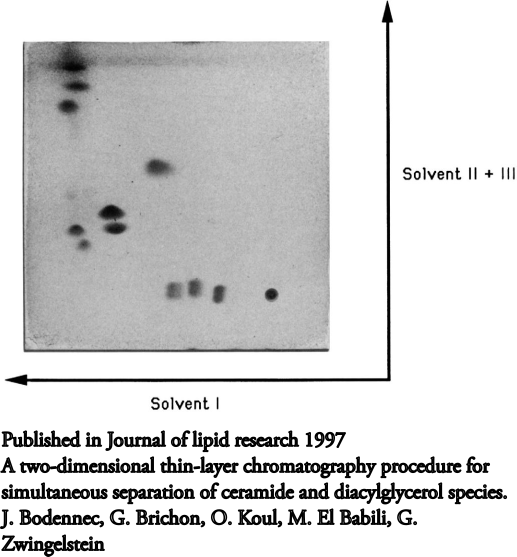
#> input picture lectures/Data/2D_measured.png, 1033 x 1113 px, found by its file name (shown at 1/2 size)
$ jupyter execute --allow-errors '08-Numpy matrixes, slicing and reading and writing of data to disk.ipynb'   (shell and % lines are left out)
#> lines starting #> are read from the running program, lines starting #| are printed output that depends on the picture
## Repetition, what is python, what are modules and why do you need to know

Python is so widely used because it is so flexible. Pretty much for any task you have there is a specialized "Toolbox" that makes you work simplier. These "Toolboxes" are called Modules. You have used this already.

When we import things we actually plug in new modules into Python. For data science one of the key libraries is numpy.

<div>

</div>

Most Modules/Libraries contain many of these these objects and we can choose to load one or all. They also contain functions that do things (which are also objects in a sense).

<div>

</div>

What are objects? Obejcts are "boxes" That contain things. E.g. Data or functions or instructions what and how you can use them.

<div>

</div>

These functions are hidden in each object and can be accessed with the "dot"

<div>

</div>

Why so complicated? Try:

<div>

</div>

### Where do modules come from?

You install them (place the module.py file in the python path) or you have them in your working folder or you add the path to the file to the python path. Important to understand, Modules are nothing but files that contain stuff and in general have the ending "my_module.py", so any file you write can be module and you can save your work.

### Why should I care?

Because this means that as long as you know which module to use, you can find help/documentation by either googling the module, read the module documentation or better look inside with the "dot method" decribed above and see what is inside the box. Now this box usually contains only what might need and as helps you remembering and starting with an unkown task.
Alternative: This course ;o)

# Data Science

## What is this thing called data?

[cell 1]
types=[float(0.94545),int(3),str('hello world'),bool(True),1.e4] # this is a list of data types
for i in types: #and now we loop through the contents of this list
    print(type(i), i , 'I\'m in a string and show: \"%s\"'%i)

# Collecting data

## you already know Lists:  (Hint rectangular brackets  [ ] )

[cell 2]
listen=['I','am', 'a', 'list','of','words']
print(listen)
print('can be appended, added and removed from')
listen[-1]='sorted'
listen.append('words')
print(listen)
print('and can be sorted')
listen.sort()
print(listen)

### Task:

use the words from "listen"  above, create a new list in the order "A list of words I am" by using append and the index of the words. listen[3:] for example is a section of the list and could be a starting point.
with.
Finally you can combine the list with " ' '.join(new list) and print it

## you already know Tuples: (Hint round brackets  ( )  )

[cell 3]
tupeln=('So','best','use','a','tupel','for','fixed','order')
print(' '.join(tupeln))
print('Most often used for returning values from functions (we do later)')

## you already know dictionaries: (Hint waived brackets { } )

data from different measurements in categories e.g. measurement 1, meausrement 2, is best handled with names in a dictionary

[cell 4]
fridge={'milk':3,'eggs':5,'thuringian sausage':2}
print(type(fridge))

the stuff in the fridge has a name(key) and we can access the stored data (here how much we have) by the key

[cell 5]
print(fridge.keys())
for key in fridge.keys():
    print('We have %i of %s in the fridge'%(fridge[key],key))

we can write functions that change what we have in the dictionary and use it to manipulate the many variables we have in our storage.

[cell 6]
def change_in_fridge(fridge,what=None,how_many=0):
        try:
            if what in fridge.keys():
                fridge[what]+=how_many
            else:
                fridge[what]=how_many
        except:
            print('not in fridge, we have currently the following inside')
            print(fridge.keys())

[cell 7]
print("Before the change\n ")
for key in fridge.keys():
    print('We have %s of %s in the fridge.'%(fridge[key],key))
change_in_fridge(fridge,'butter',1)

print('\n After the change')
for key in fridge.keys():
    print('we have {} of {} in the fridge.'.format(fridge[key],key))

### Task:

use the function above to change the content of milk to 4 and then calculate how many items are in the fridge in total and write it in an answer sentence using the string format

### Fridge Analogon: Is a help to remember what is the uniqueness of the build in modules.
dictionary is the categorical storage of incredients
tuple is the order of shelfs
list is the shopping list

# Data Science:

The secret is structure!! (if you have 300 variables and $10^8$ Datasets that's kind of essential )

In data science a classical method is to stack data, results and receipes. A widely spread method is to use a file format called "HDF5" which is nothing but a stacked dictionary. There are special libraries to read and write them comfortably.

[cell 8]
Cookbook={'pancakes':{
                    'description':'delicious food prepared fast',
                    'receipe':{'eggs':2,'milk':1,'flour':500},
                    'time(min)':10.0
                    }
         }
#print(Cookbook)

This stacked dictionary contains many elements (here receipies)

[cell 9]
print(Cookbook.keys())

we can see what are the things that each elements contains: these elements can be of what ever unit.

[cell 10]
print(Cookbook['pancakes'].keys())

and we can access each unit separately (Note the two rectangular brackets). <br>
Cookbook['pancakes'] = {'description':'delicious food prepared fast','receipe': 'eggs':2,'milk':1,'flour':500},'time(min)':10.0}<br>
Cookbook['pancakes']['time(min)']=10.0<br>
Cookbook['pancakes']['description']='delicious food prepared fast'<br>
Cookbook['pancakes']['receipe']={'eggs':2,'milk':1,'flour':500}<br>
Cookbook['pancakes']['receipe']['eggs']=2

[cell 11]
print('\n\n pancakes take only %.1f minutes to make\n\n'%Cookbook['pancakes']['time(min)'])

some data is just a number others is a dictionary itself (receipe) the datastructure is there to sort and collect data and to keep it together

### Task:

Add my favourite chocolade icecream receipe to the dictionary above and show that dictionarie now contains 2 different receipies and that you can access them separately

250g frozen fruit,
200g yoghurt/Afil,
1 pinch vanilie sugar

Process:
Blend i Mixer

## Manipulating data of the same kind: vectors/matrixes/images

Classically we collect large amount of the same data. and we could store it in a list of lists. Let me show you with an image:

[cell 12]
def make_smily_list():
    list_of_lists=[[0,0,0,0,0,0,0],[0,0,0,0,0,0,0],[0,0,1,0,1,0,0],[0,0,0,0,0,0,0],[0,1,0,0,0,1,0],[0,0,1,0,1,0,0],[0,0,0,1,0,0,0],
[0,0,0,0,0,0,0],[0,0,0,0,0,0,0]]
    return list_of_lists
print(make_smily_list())

or let me show you as an image. For this we need a module to plot things.

[cell 13]
import matplotlib.pyplot as plt
plt.imshow(make_smily_list(),cmap='gray', vmin=0, vmax=255)
plt.axis('off')
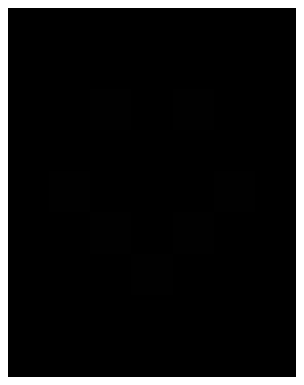
#> figure drawn by matplotlib, 1 panel

now lets change all the 1 into 255 so that we can actually see something. For this we would need to use a loop and go through each element

[cell 14]
list_of_lists=make_smily_list()   # we use our function to make a list and store the list under "list_of_lists"

for i in range(0,9,1):
    print('row is %i'%i)
    for j in range(0,7,1):
        print('column is %i'%j)
        if list_of_lists[i][j]==1:
            list_of_lists[i][j]=(list_of_lists[i][j])*255
        else:
            list_of_lists[i][j]=128
print(list_of_lists)
plt.imshow(list_of_lists,cmap='gray', vmin=0, vmax=255)
plt.axis('off')
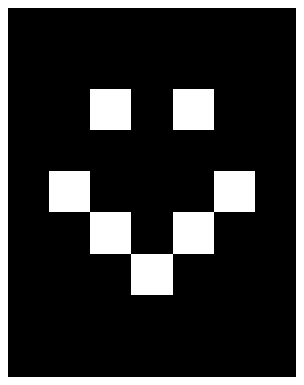
#> figure drawn by matplotlib, 1 panel

## Numpy

entering Numpy, a library that allows to do the same thing to all the elements of an array.

[cell 15]
import numpy
list_of_lists=make_smily_list()
arrayen=numpy.array(list_of_lists) # convert the list_of lists into an array
print(arrayen)

Now we can calculate with the array as a whole

[cell 16]
arrayen=arrayen*255
print(arrayen)
plt.imshow(arrayen,cmap='gray', vmin=0, vmax=255)
plt.axis('off')

### Task

use standard operations (+,-,/,*) to modify the array to create the grey image we created with the lists of lists above (

[cell 17]
new_arrayen=arrayen.copy()
plt.imshow(new_arrayen,cmap='gray', vmin=0, vmax=255)
plt.axis('off')

the object "array" now contains a whole bunch of usefull operations that can be found with the "dot"

[cell 18]
arrayen=numpy.zeros((9,7))
for a in [(2,2),(2,4),(4,1),(4,-2),(5,2),(5,-3),(6,3)]:
    arrayen[a]=128
arrayen+=128

print('arrayen min() is %.1f'%arrayen.min())
print('arrayen max() is %.1f'%arrayen.max())
print('arrayen mean() is %.2f'%arrayen.mean())

### Task:

rotate the matrix by 90 degrees: (hint this is called transposing)

A classical task that is often performed for images is the "normalization"

[cell 19]
def normalize(arrayen):
    return (arrayen-arrayen.min())/(arrayen.max()-arrayen.min())

arrayen=numpy.zeros((9,7))
for a in [(2,2),(2,4),(4,1),(4,-2),(5,2),(5,-3),(6,3)]:
    arrayen[a]=128
arrayen+=128

print('Before: the max is {} the min is {} and the mean {}'.format(arrayen.min(),arrayen.max(),arrayen.mean()))
arrayen2=normalize(arrayen.copy())*255
print('Before: the max is {} the min is {} and the mean {}'.format(arrayen2.min(),arrayen2.max(),arrayen2.mean()))

## Creation Data/plot functions:

vectors/data can be created with a wide variety of methods (in many dimensions if needed)

#> (a cell that did not finish here is left out)

The plotting module pyplot lets us very easily plot function with plt.plot(x-vector,y-vector). As we learned above we can now calculate with vectors as if this would be numbers. Assuming that we use the functions from numpy.

the latter might feel a bit confusing but remember that python does not know what to do with the new thing called "array" only numpy does.

Now that we are gone write "numpy this much let's use a lazy option and give it a new name"

[cell 21]
import numpy as np

and now lets use it to plot the sinus function:

[cell 22]
x=np.arange(0,4,0.02)# we create and array x
y=np.sin(2*np.pi*x) # we use numpy function to calculate something from x
plt.plot(x,y)
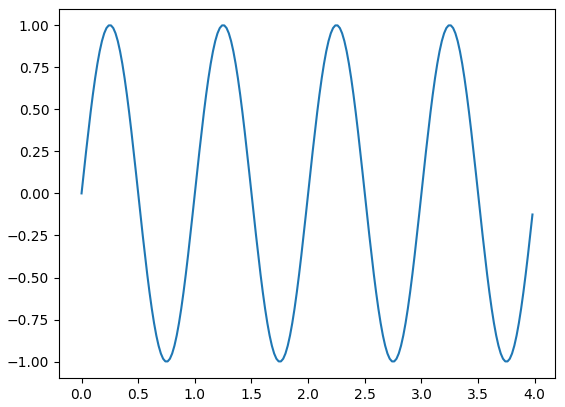
#> figure drawn by matplotlib, 1 panel; curve peaks at x = 2.24, y = 0.998

As we do the calculation for each component of x they have the same shape. Checking the shape is an important tool for finding errors. Important is the difference between (200,) for x and (200,1) for x2.

[cell 23]
print(x.shape)
print(y.shape)
x2=x.reshape(-1,1) #the -1 stands for and all the rest
print(x2.shape)

### Task

Check with "ndim" what the difference between x and x2 is. Use np.vstack to create a matrix with the first column x and the second column y. (hint, concatenate,hstack and vstack do similar things in different dimensions, other useful tools are e.g. np.tile) if things are confusion I usually create myself some simple vectors with x=np.arange(0,6,1) to test things until i understand what happens. regular checking with ndim or x.shape helps.

Plot a a gaussian bell curve: $g(x)=\frac{1}{\sigma\sqrt{2\pi}} e^{-\frac{1}{2}((x-\mu)/\sigma)^2}$
and again create the 2d vector with x in the first column and y in the second column. Use a suitable $\sigma$ and $\mu$ e.g. 1 and 0 respectively

Use np.savetxt so write this matrix to a file, use 2 digits after the comma and a ";" between the numbers Give it a recognizable name.

## Data Selection -slices

important: slices are always pointers. meaning that you select a portion of the original matrix

in data science we often work with a selection of data. That means sometimes you want the first column or row of the data but more often you want to select the portion of data that is "good" so the one where the values are above or below a certain threshold. For this use boolean based indexing. With this selection array you can e.g. replace all the values of a certain type with something different.

### Boolean based slices = a matrix of the same dimensions with true and false values

[cell 24]
arrayen=numpy.zeros((9,7))
for a in [(2,2),(2,4),(4,1),(4,-2),(5,2),(5,-3),(6,3)]:
    arrayen[a]=255
boolean_array=arrayen<100
print(boolean_array)

print(arrayen)
arrayen[boolean_array]=128
print(arrayen)

### Task

plot a sinus function from 0 to 8 where all the data below zero is replaced with 0 using boolean slicing

to avoid writing np.sin all the time you can also overwrite the standard sinus function of your numpy with:
"from numpy import sin,cos,pi"
afterwards you can use sin(2*pi*x) directly. try it

### index based slizing

The second common type of slicing is index based slicing. Here we can address a certain cell or range of cells and their values directly.

Synthax 1-dim
a[i] for single cell

a[i:j] for range

a[i:] from i to end

a[:i] from beginning to (excl.) i

a[:-1] from beginnnig until (excl.) last

### Examples

[cell 25]
x=range(15);
print('x=range(15) is ' + '{}'.format(list(x)))
print( 'x[2]   is ' + '{}'.format(x[2]))
print( 'x[:]   is ' + '{}'.format(x[:]))
print( 'x[:2]  is ' + '{}'.format(x[:2]))
print( 'x[2:]  is ' + '{}'.format(x[2:]))
print('x[2:6] is ' + '{}'.format(x[2:6]))
print( 'x[:-1] is ' + '{}'.format(x[:-1]))
print( 'x[:-2] is ' + '{}'.format(x[:-2]))

#> (a cell that did not finish here is left out)

[cell 27]
y=np.reshape(np.arange(20),[4,5])
print( 'y[:,:]   is \n' + '{}\n'.format(y[:,:]))
print('y[2,:]   is \n' + '{}\n'.format(y[2,:]))
print('y[:,2]   is \n' + '{}\n'.format(y[:,2]))
print( 'y[2,2]   is \n' + '{}\n'.format(y[2,2]))
print( 'y[:1,:]  is \n' + '{}\n'.format(y[:1,:]))
print('y[:-1,:] is \n' + '{}\n'.format(y[:-1,:]))
print('y[:,1:] is \n' + '{}\n'.format(y[:,1:]))
print('y[:,:2]  is \n' + '{}\n'.format(y[:,:2]))
print('y[:,:-2] is \n' + '{}\n'.format(y[:,:-2]))
print('y[1:3,2:4] is \n' + '{}'.format(y[1:3,2:4]))
print('y[::2,:] is \n' + '{}'.format(y[::2,:]))

### Task: use a single! index based slices only to create the following images:

[cell 28]
def smiley_figure():
    arrayen=numpy.zeros((9,7))
    for a in [(2,2),(2,4),(4,1),(4,-2),(5,2),(5,-3),(6,3)]:
        arrayen[a]=128
    arrayen+=128
    return arrayen
plt.imshow(smiley_figure(),cmap='gray', vmin=0, vmax=255)
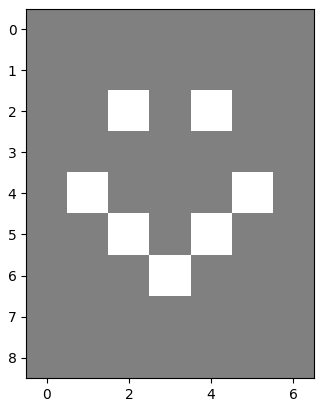
#> figure drawn by matplotlib, 1 panel

<div>

</div>

<div>

</div>

<div>

</div>

<div>

</div>

skip some stuff to get
<div>

</div>

two operations for this:
<div>

</div>

Three operations for this
<div>

</div>

Start from a fresh 4 x 4 matrix and create this one. Hint you can use the indices with 4 operations or you use "ravel" to create it with two operations
<div>

</div>

## Reading and handling ascii data

### Task

1. read from the saved file containing your gaussian matrix back in with np.loadtxt (check which orientation the vector has and create again a column vector). Hint you have to use index based slicing

2. use trapz from numpy to integrate the area under the curve.

3. Manually sum the values (multiply each value in the y-vector by the width of the slize!).

4. Print a sentence in which you compare the result. (Rounded to the 3, place after the comma and in a second sentence non rounded to emphasize the difference)

5. create a dictionary with 'x' and 'y' as keys and the separate vectors as entries.

# Practical final task and homework

Many analysis techniques collect grey scale images. But an image is also nothing else as the representation of two independently conducted measurements. A nice example is two-dimensional liquid chromatography as often used in Analytic chemistry. This image (from Sun, Mingzhe , PhD Thesis LU2019) illustrates this method.

<div>

</div>

After each run a number of substances are not well separated. So can e.g. method 1 (x-axis) not separate the black, yellow and green signatures, while the second method (axis 2) can not separate blue and yellow peak. In this sketch the two methods are very nicely "othogonal" meaning that e.g. the green, yellow and black features are perfectly aligned, in general this is of course not assumed. Plotting the two methods in a 2d image as shown here allows a visible inspection of  the two analysis runs and one can "see" the different compounds. But how do we quantitatively extract e.g. what fraction of each compound is in the mixture we need to extract the information from the image.

<div>

</div>

Download the image "http://www.jensuhlig.de/Kemm30/2D_measured.png" into your data Folder

[cell 29]
# we need a special library for loading images.
import numpy as np
from PIL import Image   #tool to open and convert images
image_open = Image.open('2D_measured.png')
#> image_open is the input picture: PIL image 1033x1113 RGBA; mean R, G, B, A 164.1, 164.1, 164.1, 205

Now the image is loaded but it is in general in the format print(image.mode)

[cell 30]
print(image_open.mode)
#| RGBA
print('This means it is in colour. which means this are 4 matrices')
print(np.asarray(image_open).shape)
#| (1113, 1033, 4)
#convert to

so we convert it into greyscale image

[cell 31]
greyscale_image=np.asarray(image_open.convert('L'))
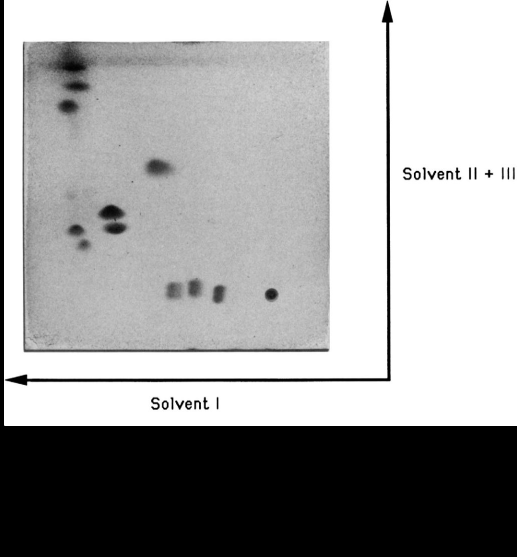
#> greyscale_image: shape (1113, 1033) (shown at 1/2 size); min 0, max 255, mean 164.1
print(greyscale_image.shape)
#| (1113, 1033)

[cell 32]
import matplotlib.pyplot as plt
plt.imshow(greyscale_image,cmap='gray')

Now we can slice the image with the methods we learned:

[cell 33]
greyscale_image_cut=greyscale_image[100:670,50:600]
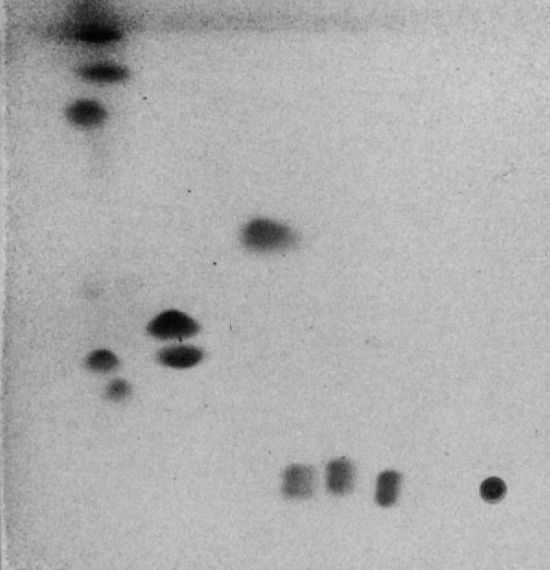
#> greyscale_image_cut: shape (570, 550); min 1, max 217, mean 174.5
plt.imshow(greyscale_image_cut,cmap='gray')

Maybe to make it easier visible, invert and maximize the scale

[cell 34]
#decide on a threshold where everything is white
greyscale_image_cut_scaled=greyscale_image_cut-greyscale_image_cut.min()   #substract the minimum
greyscale_image_cut_scaled=greyscale_image_cut_scaled/greyscale_image_cut_scaled.max() # divide by the new maximum to bring it to one
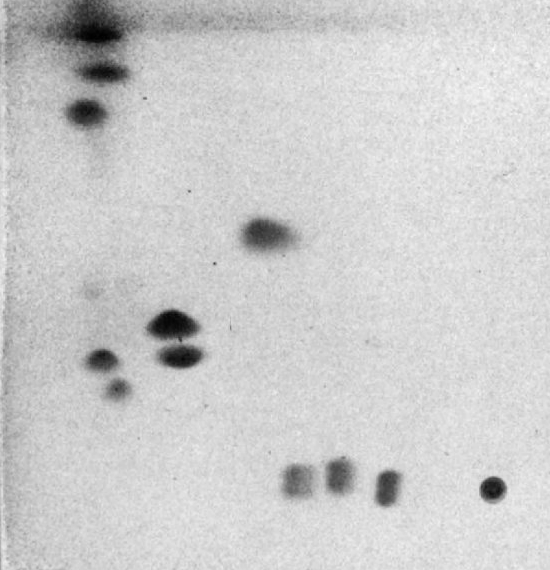
#> greyscale_image_cut_scaled: shape (570, 550) float64; min 0, max 1, mean 0.803
greyscale_image_cut_scaled=(1-greyscale_image_cut_scaled) # invert the scale
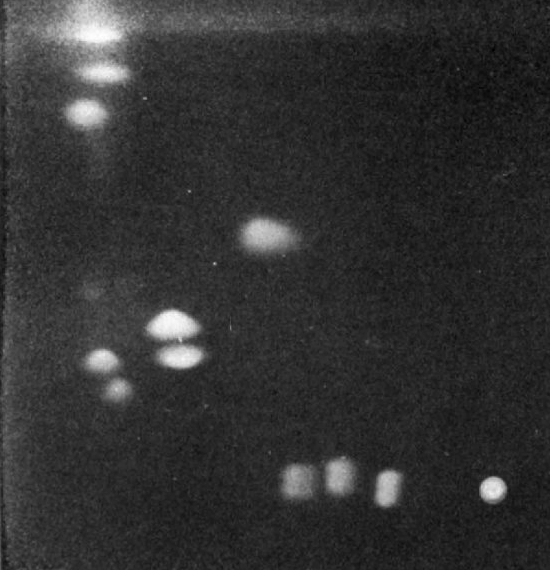
#> greyscale_image_cut_scaled: shape (570, 550) float64; min 0, max 1, mean 0.197

and show e.g. the line integrations (here just used the mean)

[cell 35]
fig,ax=plt.subplots(1,2,figsize=(16,5)) #open an image, we discuss tomorrow
ax[0].plot(greyscale_image_cut_scaled.mean(axis=0))
ax[1].plot(greyscale_image_cut_scaled.mean(axis=1))
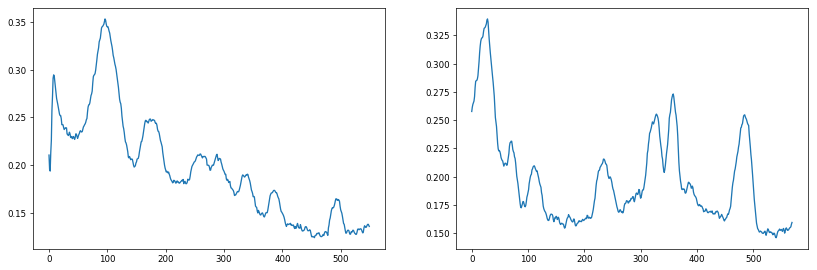
#> figure drawn by matplotlib, 2 panels; panel 1: curve peaks at x = 96, y = 0.353; panel 2: curve peaks at x = 28, y = 0.34

$ run again, with lectures/Data/2dLC.png copied over lectures/Data/2D_measured.png
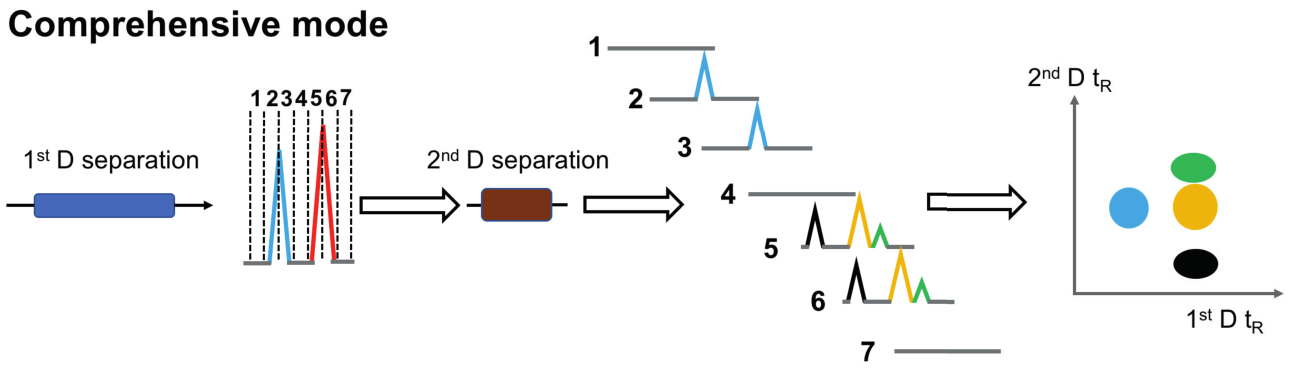
#> input picture lectures/Data/2dLC.png, 1291 x 369 px, found by its file name
#> image_open is the input picture: PIL image 1291x369 RGB; mean R, G, B 242.2, 242.4, 242.1
#| RGB
#| (369, 1291, 3)
#| (369, 1291)
#> `greyscale_image_cut_scaled=(1-greyscale_image_cut_scaled)`:
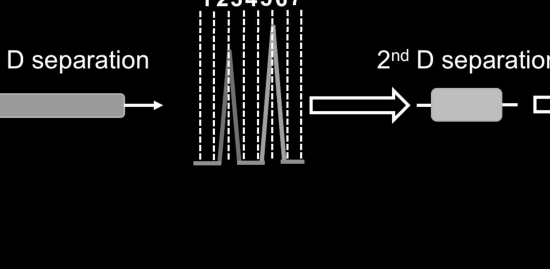
#> greyscale_image_cut_scaled: shape (269, 550) float64; min 0, max 1, mean 0.067
#> `[cell 35] fig,ax=plt.subplots(1,2,figsize=(16,5))`:
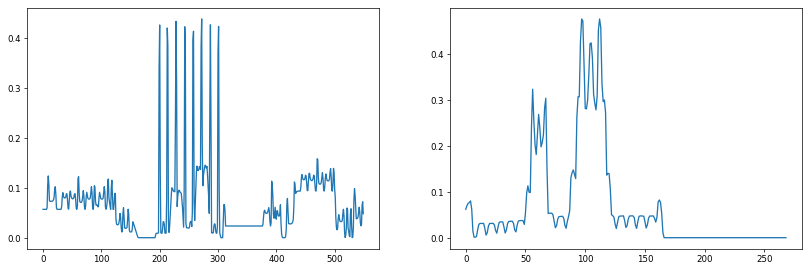
#> figure drawn by matplotlib, 2 panels; panel 1: curve peaks at x = 272, y = 0.439; panel 2: curve peaks at x = 112, y = 0.476
